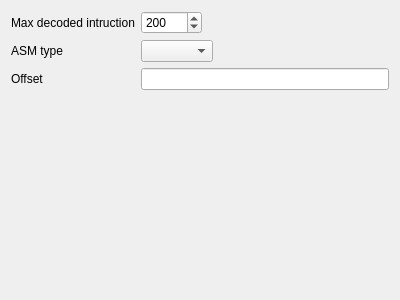
<?xml version="1.0" encoding="UTF-8"?>
<ui version="4.0">
 <comment>
 Released as open source by NCC Group Plc - http://www.nccgroup.com/

 Developed by Gabriel Caudrelier, gabriel dot caudrelier at nccgroup dot com

 https://github.com/nccgroup/pip3line

 Released under AGPL see LICENSE for more information
 </comment>
 <class>DistormWidget</class>
 <widget class="QWidget" name="DistormWidget">
  <property name="geometry">
   <rect>
    <x>0</x>
    <y>0</y>
    <width>400</width>
    <height>300</height>
   </rect>
  </property>
  <property name="windowTitle">
   <string>Form</string>
  </property>
  <layout class="QFormLayout" name="formLayout">
   <property name="fieldGrowthPolicy">
    <enum>QFormLayout::ExpandingFieldsGrow</enum>
   </property>
   <property name="labelAlignment">
    <set>Qt::AlignLeading|Qt::AlignLeft|Qt::AlignVCenter</set>
   </property>
   <item row="0" column="0">
    <widget class="QLabel" name="maxInstructionLabel">
     <property name="text">
      <string>Max decoded intruction</string>
     </property>
    </widget>
   </item>
   <item row="0" column="1">
    <widget class="QSpinBox" name="maxInstructionSpinBox">
     <property name="minimum">
      <number>1</number>
     </property>
     <property name="maximum">
      <number>65535</number>
     </property>
     <property name="value">
      <number>200</number>
     </property>
    </widget>
   </item>
   <item row="1" column="0">
    <widget class="QLabel" name="asmTypeLabel">
     <property name="text">
      <string>ASM type</string>
     </property>
    </widget>
   </item>
   <item row="1" column="1">
    <widget class="QComboBox" name="asmTypeComboBox">
     <property name="currentIndex">
      <number>-1</number>
     </property>
    </widget>
   </item>
   <item row="2" column="0">
    <widget class="QLabel" name="offsetLabel">
     <property name="text">
      <string>Offset</string>
     </property>
    </widget>
   </item>
   <item row="2" column="1">
    <widget class="QLineEdit" name="offsetLineEdit">
     <property name="toolTip">
      <string>Offset in hexadecimal</string>
     </property>
     <property name="inputMask">
      <string notr="true"/>
     </property>
     <property name="maxLength">
      <number>32</number>
     </property>
     <property name="cursorPosition">
      <number>0</number>
     </property>
    </widget>
   </item>
  </layout>
 </widget>
 <resources/>
 <connections/>
</ui>
